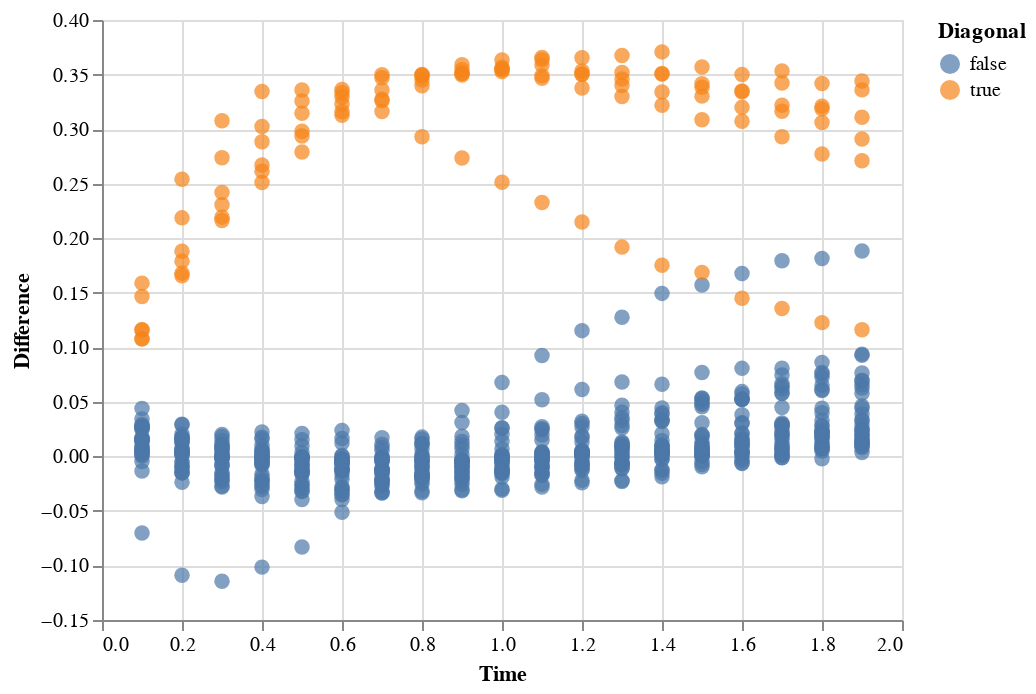

The notebook cell saved with this chart:
### Markdown cell above
# I plotted the differences of the data frames.
## The orange dots are the states that are at the ii-th entry
## The blue dots are the states that are at the ij-th entry
### For the most part the difference lie on the line of zero, but there is a weird patter that is hard to explain

### Code cell
alt.Chart(df).mark_circle(size=60).encode(
    x='Time',
    y='Difference',
    tooltip=['Difference', 'Start State', 'End State', 'Time'],
    color= 'Diagonal:N'
).interactive()

### Figure 1 — Vega-Lite specification as saved in the notebook (floating-point values rounded to 4 significant figures; data arrays with more than 128 entries replaced by an {"elided": "..."} marker saying what was removed)
{"$schema": "https://vega.github.io/schema/vega-lite/v2.6.0.json", "config": {"view": {"height": 300, "width": 400}}, "data": {"name": "data-5ba24cba2c810349bd753b5f26a75c56"}, "datasets": {"data-5ba24cba2c810349bd753b5f26a75c56": {"elided": "684 records"}}, "encoding": {"color": {"field": "Diagonal", "type": "nominal"}, "tooltip": [{"field": "Difference", "type": "quantitative"}, {"field": "Start State", "type": "nominal"}, {"field": "End State", "type": "nominal"}, {"field": "Time", "type": "quantitative"}], "x": {"field": "Time", "type": "quantitative"}, "y": {"field": "Difference", "type": "quantitative"}}, "mark": {"size": 60, "type": "circle"}, "selection": {"selector001": {"bind": "scales", "encodings": ["x", "y"], "mark": {"fill": "#333", "fillOpacity": 0.125, "stroke": "white"}, "on": "[mousedown, window:mouseup] > window:mousemove!", "resolve": "global", "translate": "[mousedown, window:mouseup] > window:mousemove!", "type": "interval", "zoom": "wheel!"}}}
